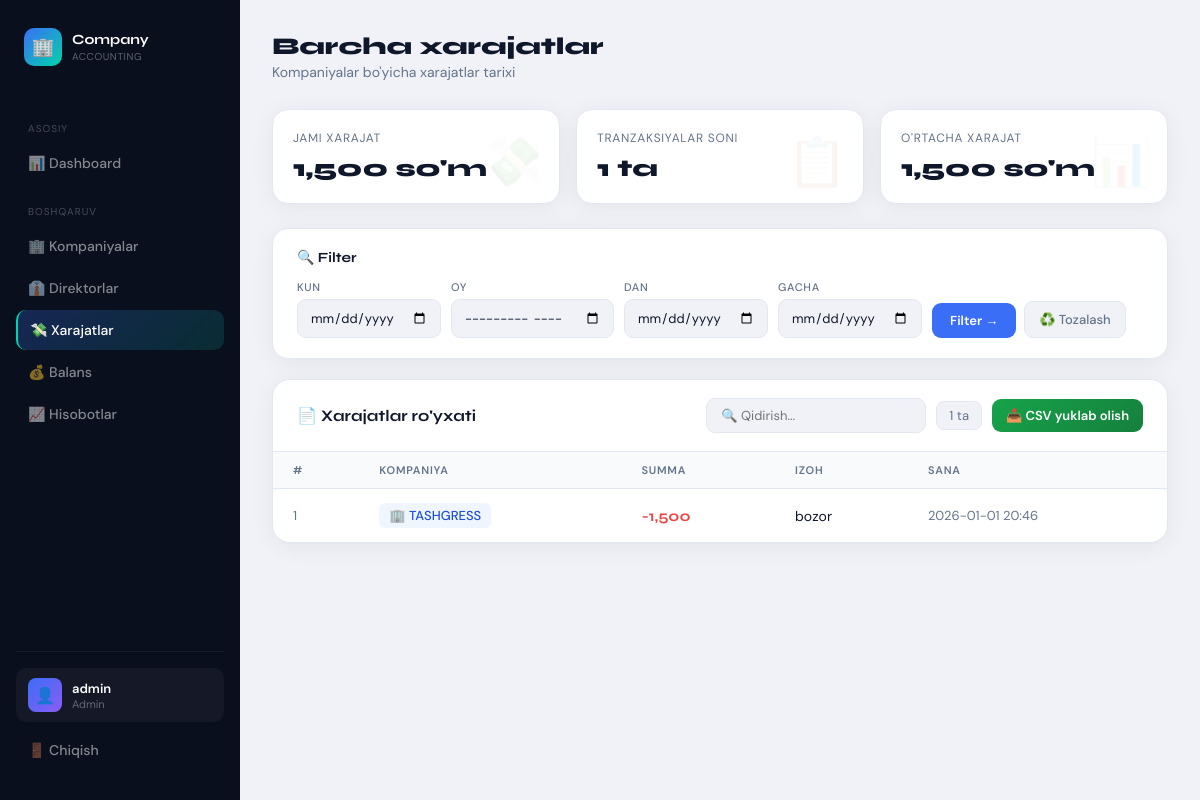
/admin/expenses (signed in), run on an earlier commit of the app's database.
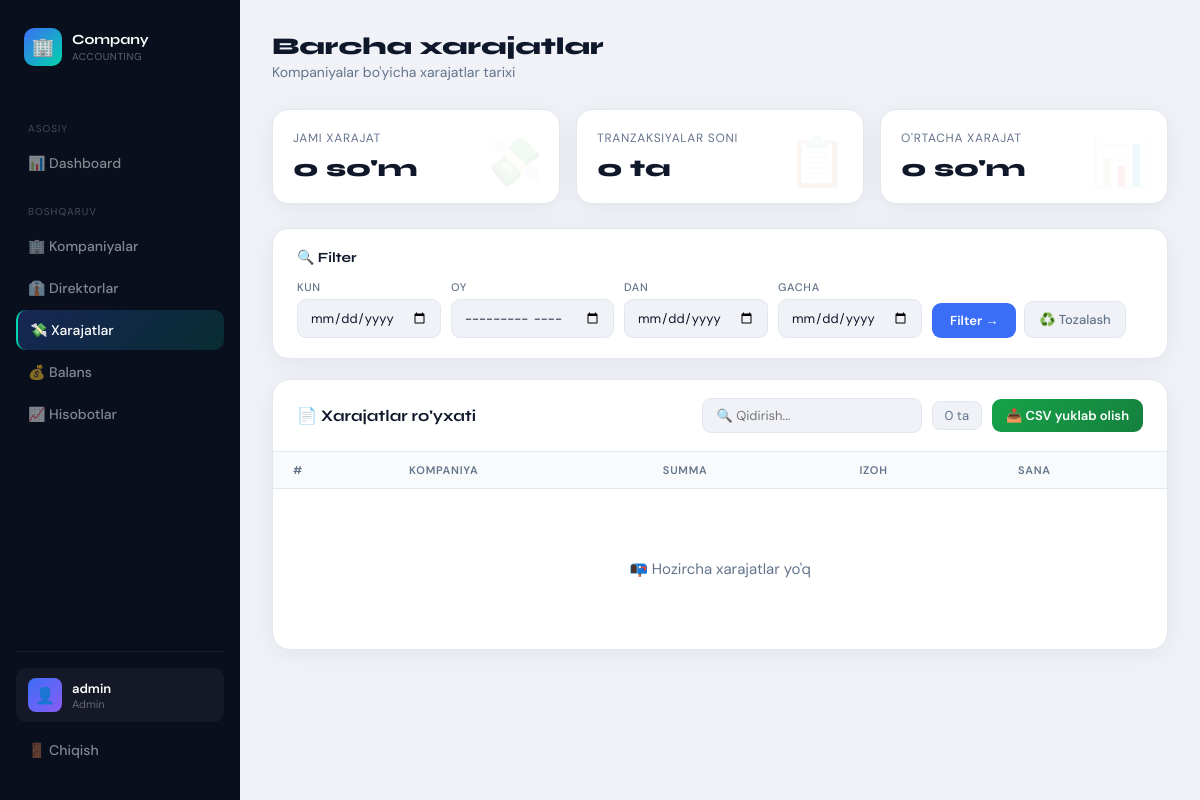
And on a later commit of the database.
### tables this page shows
CREATE TABLE expenses (
        id INTEGER PRIMARY KEY AUTOINCREMENT,
        company_id INTEGER,
        amount INTEGER,
        description TEXT,
        created_at TEXT
    );

CREATE TABLE companies (
        id INTEGER PRIMARY KEY AUTOINCREMENT,
        name TEXT,
        balance INTEGER DEFAULT 0,
        created_at TEXT
    );

### app.py (the view)
@app.route("/admin/expenses")
def admin_expenses():
    if session.get("role") != "admin":
        return "Ruxsat yo'q ❌"
    day = request.args.get("day")
    month = request.args.get("month")
    date_from = request.args.get("from")
    date_to = request.args.get("to")
    conn = get_db()
    c = conn.cursor()
    query = """
        SELECT
            c.name AS company,
            CAST(e.amount AS INTEGER) AS amount,
            e.description,
            e.created_at
        FROM expenses e
        JOIN companies c ON e.company_id = c.id
        WHERE 1=1
    """
    params = []
    if day:
        query += " AND date(e.created_at) = ?"
        params.append(day)
    elif month:
        query += " AND strftime('%Y-%m', e.created_at) = ?"
        params.append(month)
    elif date_from and date_to:
        query += " AND date(e.created_at) BETWEEN ? AND ?"
        params.extend([date_from, date_to])
    query += " ORDER BY e.id DESC"
    c.execute(query, params)
    expense_list = c.fetchall()
    conn.close()
    return render_template("admin_expenses.html", expenses=expense_list)

### app.py (called while the page is built)
def get_db():
    conn = sqlite3.connect("users.db")
    conn.row_factory = sqlite3.Row
    return conn

@app.context_processor
def inject_notifications():
    return {
        "notifications": [],
        "last_expense": session.get("last_expense")
    }

### templates/admin_expenses.html (shortened to what the changed rows need)
<!DOCTYPE html>
<html lang="uz">
<head>
</head>
<body>
<main class="main">
    <div class="summary-row">
        <div class="summary-card" data-icon="💸">
            <div class="summary-label">Jami xarajat</div>
            <div class="summary-val">
                {% set total = namespace(val=0) %}
                {% for e in expenses %}{% set total.val = total.val + e.amount %}{% endfor %}
                {{ "{:,}".format(total.val) }} so'm
            </div>
        </div>
        <div class="summary-card" data-icon="📋">
            <div class="summary-label">Tranzaksiyalar soni</div>
            <div class="summary-val">{{ expenses | length }} ta</div>
        </div>
        <div class="summary-card" data-icon="📊">
            <div class="summary-label">O'rtacha xarajat</div>
            <div class="summary-val">
                {% if expenses | length > 0 %}
                    {{ "{:,}".format((total.val // (expenses | length))) }} so'm
                {% else %}
                    0 so'm
                {% endif %}
            </div>
        </div>
    </div>
    <div class="table-card">
        <div class="table-header">
            <div style="display:flex;gap:10px;align-items:center;flex-wrap:wrap;">
                <input type="text" class="search-input" id="searchInput" placeholder="🔍 Qidirish...">
                <div class="count-badge">{{ expenses | length }} ta</div>
                <a href="{{ url_for('export_all_expenses') }}"
                   style="display:inline-flex;align-items:center;gap:6px;padding:8px 14px;background:linear-gradient(135deg,#16a34a,#15803d);color:white;border-radius:9px;font-size:13px;font-weight:600;text-decoration:none;transition:transform 0.15s;"
                   onmouseover="this.style.transform='translateY(-1px)'"
                   onmouseout="this.style.transform='translateY(0)'">
                    📥 CSV yuklab olish
                </a>
            </div>
        </div>
        <table id="expTable">
            <thead>
                <tr>
                    <th>#</th>
                    <th>Kompaniya</th>
                    <th>Summa</th>
                    <th>Izoh</th>
                    <th>Sana</th>
                </tr>
            </thead>
            <tbody>
                {% if expenses %}
                    {% for e in expenses %}
                    <tr>
                        <td style="color:var(--muted);font-size:13px;">{{ loop.index }}</td>
                        <td><span class="company-chip">🏢 {{ e.company }}</span></td>
                        <td><span class="amount-cell">-{{ "{:,}".format(e.amount) }}</span></td>
                        <td class="desc-cell">{{ e.description }}</td>
                        <td class="date-cell">{{ e.created_at }}</td>
                    </tr>
                    {% endfor %}
                {% else %}
                    <tr class="empty-row">
                        <td colspan="5">📭 Hozircha xarajatlar yo'q</td>
                    </tr>
                {% endif %}
            </tbody>
        </table>
    </div>
</main>
</body>
</html>

What changed in the data, as far as the page shows it:
removed expenses: company "TASHGRESS", amount "1,500", description "bozor", created_at "2026-01-01 20:46"
Also different on the page:
{{ "{:,}".format(total.val) }}: "1,500" → "0"
{{ expenses | length }}: "1" → "0"
{{ "{:,}".format((total.val // (expenses | length))) }}: "1,500" → (not shown)
text no longer shown: "so'm"
text now shown: "0 so'm 📭 Hozircha xarajatlar yo'q"
